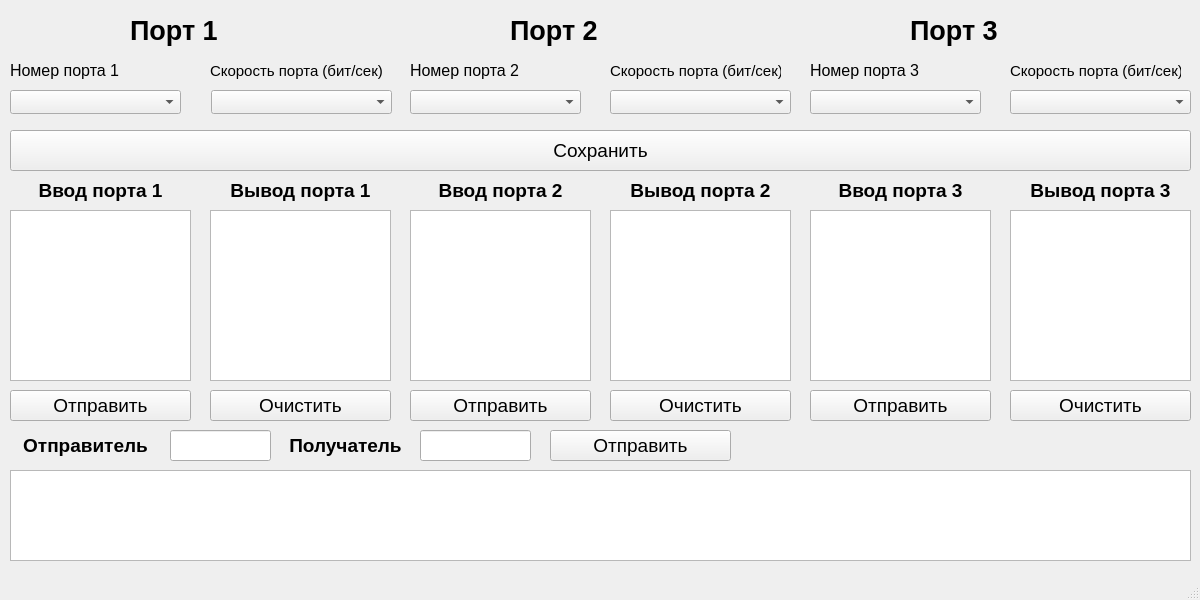
<?xml version="1.0" encoding="UTF-8"?>
<ui version="4.0">
 <class>MainWindow</class>
 <widget class="QMainWindow" name="MainWindow">
  <property name="geometry">
   <rect>
    <x>0</x>
    <y>0</y>
    <width>1200</width>
    <height>600</height>
   </rect>
  </property>
  <property name="minimumSize">
   <size>
    <width>1200</width>
    <height>600</height>
   </size>
  </property>
  <property name="maximumSize">
   <size>
    <width>1200</width>
    <height>600</height>
   </size>
  </property>
  <property name="windowTitle">
   <string>MainWindow</string>
  </property>
  <widget class="QWidget" name="centralwidget">
   <widget class="QLabel" name="labelInput">
    <property name="geometry">
     <rect>
      <x>130</x>
      <y>10</y>
      <width>161</width>
      <height>41</height>
     </rect>
    </property>
    <property name="font">
     <font>
      <family>Arial</family>
      <pointsize>20</pointsize>
      <bold>true</bold>
     </font>
    </property>
    <property name="text">
     <string>Порт 1</string>
    </property>
   </widget>
   <widget class="QLabel" name="labelOutput">
    <property name="geometry">
     <rect>
      <x>510</x>
      <y>10</y>
      <width>181</width>
      <height>41</height>
     </rect>
    </property>
    <property name="font">
     <font>
      <family>Arial</family>
      <pointsize>20</pointsize>
      <bold>true</bold>
     </font>
    </property>
    <property name="text">
     <string>Порт 2</string>
    </property>
   </widget>
   <widget class="QPlainTextEdit" name="plainTextEditInput_1">
    <property name="geometry">
     <rect>
      <x>10</x>
      <y>210</y>
      <width>181</width>
      <height>171</height>
     </rect>
    </property>
   </widget>
   <widget class="QPlainTextEdit" name="plainTextEditOutput_2">
    <property name="geometry">
     <rect>
      <x>610</x>
      <y>210</y>
      <width>181</width>
      <height>171</height>
     </rect>
    </property>
   </widget>
   <widget class="QPushButton" name="pushButtonSend_1">
    <property name="geometry">
     <rect>
      <x>10</x>
      <y>390</y>
      <width>181</width>
      <height>31</height>
     </rect>
    </property>
    <property name="font">
     <font>
      <family>Arial</family>
      <pointsize>14</pointsize>
      <bold>false</bold>
     </font>
    </property>
    <property name="text">
     <string>Отправить</string>
    </property>
   </widget>
   <widget class="QPushButton" name="pushButtonClear_2">
    <property name="geometry">
     <rect>
      <x>610</x>
      <y>390</y>
      <width>181</width>
      <height>31</height>
     </rect>
    </property>
    <property name="font">
     <font>
      <family>Arial</family>
      <pointsize>14</pointsize>
     </font>
    </property>
    <property name="text">
     <string>Очистить</string>
    </property>
   </widget>
   <widget class="QComboBox" name="comboBoxPort1Num">
    <property name="geometry">
     <rect>
      <x>10</x>
      <y>90</y>
      <width>171</width>
      <height>24</height>
     </rect>
    </property>
   </widget>
   <widget class="QComboBox" name="comboBoxPort1Rate">
    <property name="geometry">
     <rect>
      <x>211</x>
      <y>90</y>
      <width>181</width>
      <height>24</height>
     </rect>
    </property>
   </widget>
   <widget class="QComboBox" name="comboBoxPort2Num">
    <property name="geometry">
     <rect>
      <x>410</x>
      <y>90</y>
      <width>171</width>
      <height>24</height>
     </rect>
    </property>
   </widget>
   <widget class="QComboBox" name="comboBoxtPort2Rate">
    <property name="geometry">
     <rect>
      <x>610</x>
      <y>90</y>
      <width>181</width>
      <height>24</height>
     </rect>
    </property>
   </widget>
   <widget class="QLabel" name="labelRate">
    <property name="geometry">
     <rect>
      <x>210</x>
      <y>50</y>
      <width>181</width>
      <height>41</height>
     </rect>
    </property>
    <property name="font">
     <font>
      <pointsize>11</pointsize>
     </font>
    </property>
    <property name="text">
     <string>Скорость порта (бит/сек)</string>
    </property>
   </widget>
   <widget class="QLabel" name="labelNumber">
    <property name="geometry">
     <rect>
      <x>10</x>
      <y>50</y>
      <width>121</width>
      <height>41</height>
     </rect>
    </property>
    <property name="font">
     <font>
      <pointsize>12</pointsize>
     </font>
    </property>
    <property name="text">
     <string>Номер порта 1</string>
    </property>
   </widget>
   <widget class="QLabel" name="labelRate_2">
    <property name="geometry">
     <rect>
      <x>610</x>
      <y>50</y>
      <width>171</width>
      <height>41</height>
     </rect>
    </property>
    <property name="font">
     <font>
      <pointsize>11</pointsize>
     </font>
    </property>
    <property name="text">
     <string>Скорость порта (бит/сек)</string>
    </property>
   </widget>
   <widget class="QLabel" name="labelNumber_2">
    <property name="geometry">
     <rect>
      <x>410</x>
      <y>50</y>
      <width>111</width>
      <height>41</height>
     </rect>
    </property>
    <property name="font">
     <font>
      <pointsize>12</pointsize>
     </font>
    </property>
    <property name="text">
     <string>Номер порта 2</string>
    </property>
   </widget>
   <widget class="QPushButton" name="pushButtonSave">
    <property name="geometry">
     <rect>
      <x>10</x>
      <y>130</y>
      <width>1181</width>
      <height>41</height>
     </rect>
    </property>
    <property name="font">
     <font>
      <family>Arial</family>
      <pointsize>14</pointsize>
      <bold>false</bold>
     </font>
    </property>
    <property name="text">
     <string>Сохранить</string>
    </property>
   </widget>
   <widget class="QLabel" name="labelInput_3">
    <property name="geometry">
     <rect>
      <x>10</x>
      <y>170</y>
      <width>181</width>
      <height>41</height>
     </rect>
    </property>
    <property name="font">
     <font>
      <family>Arial</family>
      <pointsize>14</pointsize>
      <bold>true</bold>
     </font>
    </property>
    <property name="text">
     <string>Ввод порта 1</string>
    </property>
    <property name="alignment">
     <set>Qt::AlignCenter</set>
    </property>
   </widget>
   <widget class="QPlainTextEdit" name="plainTextEditDebug">
    <property name="geometry">
     <rect>
      <x>10</x>
      <y>470</y>
      <width>1181</width>
      <height>91</height>
     </rect>
    </property>
   </widget>
   <widget class="QPlainTextEdit" name="plainTextEditOutput_1">
    <property name="geometry">
     <rect>
      <x>210</x>
      <y>210</y>
      <width>181</width>
      <height>171</height>
     </rect>
    </property>
   </widget>
   <widget class="QPlainTextEdit" name="plainTextEditInput_2">
    <property name="geometry">
     <rect>
      <x>410</x>
      <y>210</y>
      <width>181</width>
      <height>171</height>
     </rect>
    </property>
   </widget>
   <widget class="QLabel" name="labelInput_5">
    <property name="geometry">
     <rect>
      <x>210</x>
      <y>170</y>
      <width>181</width>
      <height>41</height>
     </rect>
    </property>
    <property name="font">
     <font>
      <family>Arial</family>
      <pointsize>14</pointsize>
      <bold>true</bold>
     </font>
    </property>
    <property name="text">
     <string>Вывод порта 1</string>
    </property>
    <property name="alignment">
     <set>Qt::AlignCenter</set>
    </property>
   </widget>
   <widget class="QLabel" name="labelInput_4">
    <property name="geometry">
     <rect>
      <x>410</x>
      <y>170</y>
      <width>181</width>
      <height>41</height>
     </rect>
    </property>
    <property name="font">
     <font>
      <family>Arial</family>
      <pointsize>14</pointsize>
      <bold>true</bold>
     </font>
    </property>
    <property name="text">
     <string>Ввод порта 2</string>
    </property>
    <property name="alignment">
     <set>Qt::AlignCenter</set>
    </property>
   </widget>
   <widget class="QLabel" name="labelInput_6">
    <property name="geometry">
     <rect>
      <x>610</x>
      <y>170</y>
      <width>181</width>
      <height>41</height>
     </rect>
    </property>
    <property name="font">
     <font>
      <family>Arial</family>
      <pointsize>14</pointsize>
      <bold>true</bold>
     </font>
    </property>
    <property name="text">
     <string>Вывод порта 2</string>
    </property>
    <property name="alignment">
     <set>Qt::AlignCenter</set>
    </property>
   </widget>
   <widget class="QPushButton" name="pushButtonClear_1">
    <property name="geometry">
     <rect>
      <x>210</x>
      <y>390</y>
      <width>181</width>
      <height>31</height>
     </rect>
    </property>
    <property name="font">
     <font>
      <family>Arial</family>
      <pointsize>14</pointsize>
      <bold>false</bold>
     </font>
    </property>
    <property name="text">
     <string>Очистить</string>
    </property>
   </widget>
   <widget class="QPushButton" name="pushButtonSend_2">
    <property name="geometry">
     <rect>
      <x>410</x>
      <y>390</y>
      <width>181</width>
      <height>31</height>
     </rect>
    </property>
    <property name="font">
     <font>
      <family>Arial</family>
      <pointsize>14</pointsize>
     </font>
    </property>
    <property name="text">
     <string>Отправить</string>
    </property>
   </widget>
   <widget class="QPushButton" name="pushButtonClear_3">
    <property name="geometry">
     <rect>
      <x>1010</x>
      <y>390</y>
      <width>181</width>
      <height>31</height>
     </rect>
    </property>
    <property name="font">
     <font>
      <family>Arial</family>
      <pointsize>14</pointsize>
     </font>
    </property>
    <property name="text">
     <string>Очистить</string>
    </property>
   </widget>
   <widget class="QLabel" name="labelInput_7">
    <property name="geometry">
     <rect>
      <x>1010</x>
      <y>170</y>
      <width>181</width>
      <height>41</height>
     </rect>
    </property>
    <property name="font">
     <font>
      <family>Arial</family>
      <pointsize>14</pointsize>
      <bold>true</bold>
     </font>
    </property>
    <property name="text">
     <string>Вывод порта 3</string>
    </property>
    <property name="alignment">
     <set>Qt::AlignCenter</set>
    </property>
   </widget>
   <widget class="QPlainTextEdit" name="plainTextEditOutput_3">
    <property name="geometry">
     <rect>
      <x>1010</x>
      <y>210</y>
      <width>181</width>
      <height>171</height>
     </rect>
    </property>
   </widget>
   <widget class="QLabel" name="labelInput_8">
    <property name="geometry">
     <rect>
      <x>810</x>
      <y>170</y>
      <width>181</width>
      <height>41</height>
     </rect>
    </property>
    <property name="font">
     <font>
      <family>Arial</family>
      <pointsize>14</pointsize>
      <bold>true</bold>
     </font>
    </property>
    <property name="text">
     <string>Ввод порта 3</string>
    </property>
    <property name="alignment">
     <set>Qt::AlignCenter</set>
    </property>
   </widget>
   <widget class="QPushButton" name="pushButtonSend_3">
    <property name="geometry">
     <rect>
      <x>810</x>
      <y>390</y>
      <width>181</width>
      <height>31</height>
     </rect>
    </property>
    <property name="font">
     <font>
      <family>Arial</family>
      <pointsize>14</pointsize>
     </font>
    </property>
    <property name="text">
     <string>Отправить</string>
    </property>
   </widget>
   <widget class="QPlainTextEdit" name="plainTextEditInput_3">
    <property name="geometry">
     <rect>
      <x>810</x>
      <y>210</y>
      <width>181</width>
      <height>171</height>
     </rect>
    </property>
   </widget>
   <widget class="QComboBox" name="comboBoxtPort3Rate">
    <property name="geometry">
     <rect>
      <x>1010</x>
      <y>90</y>
      <width>181</width>
      <height>24</height>
     </rect>
    </property>
   </widget>
   <widget class="QLabel" name="labelOutput_2">
    <property name="geometry">
     <rect>
      <x>910</x>
      <y>10</y>
      <width>181</width>
      <height>41</height>
     </rect>
    </property>
    <property name="font">
     <font>
      <family>Arial</family>
      <pointsize>20</pointsize>
      <bold>true</bold>
     </font>
    </property>
    <property name="text">
     <string>Порт 3</string>
    </property>
   </widget>
   <widget class="QLabel" name="labelNumber_3">
    <property name="geometry">
     <rect>
      <x>810</x>
      <y>50</y>
      <width>111</width>
      <height>41</height>
     </rect>
    </property>
    <property name="font">
     <font>
      <pointsize>12</pointsize>
     </font>
    </property>
    <property name="text">
     <string>Номер порта 3</string>
    </property>
   </widget>
   <widget class="QLabel" name="labelRate_3">
    <property name="geometry">
     <rect>
      <x>1010</x>
      <y>50</y>
      <width>171</width>
      <height>41</height>
     </rect>
    </property>
    <property name="font">
     <font>
      <pointsize>11</pointsize>
     </font>
    </property>
    <property name="text">
     <string>Скорость порта (бит/сек)</string>
    </property>
   </widget>
   <widget class="QComboBox" name="comboBoxPort3Num">
    <property name="geometry">
     <rect>
      <x>810</x>
      <y>90</y>
      <width>171</width>
      <height>24</height>
     </rect>
    </property>
   </widget>
   <widget class="QPushButton" name="pushButtonSend_4">
    <property name="geometry">
     <rect>
      <x>550</x>
      <y>430</y>
      <width>181</width>
      <height>31</height>
     </rect>
    </property>
    <property name="font">
     <font>
      <family>Arial</family>
      <pointsize>14</pointsize>
      <bold>false</bold>
     </font>
    </property>
    <property name="text">
     <string>Отправить</string>
    </property>
   </widget>
   <widget class="QLineEdit" name="lineEdit">
    <property name="geometry">
     <rect>
      <x>170</x>
      <y>430</y>
      <width>101</width>
      <height>31</height>
     </rect>
    </property>
   </widget>
   <widget class="QLineEdit" name="lineEdit_2">
    <property name="geometry">
     <rect>
      <x>420</x>
      <y>430</y>
      <width>111</width>
      <height>31</height>
     </rect>
    </property>
   </widget>
   <widget class="QLabel" name="labelInput_9">
    <property name="geometry">
     <rect>
      <x>10</x>
      <y>420</y>
      <width>151</width>
      <height>51</height>
     </rect>
    </property>
    <property name="font">
     <font>
      <family>Arial</family>
      <pointsize>14</pointsize>
      <bold>true</bold>
     </font>
    </property>
    <property name="text">
     <string>Отправитель</string>
    </property>
    <property name="alignment">
     <set>Qt::AlignCenter</set>
    </property>
   </widget>
   <widget class="QLabel" name="labelInput_10">
    <property name="geometry">
     <rect>
      <x>270</x>
      <y>420</y>
      <width>151</width>
      <height>51</height>
     </rect>
    </property>
    <property name="font">
     <font>
      <family>Arial</family>
      <pointsize>14</pointsize>
      <bold>true</bold>
     </font>
    </property>
    <property name="text">
     <string>Получатель</string>
    </property>
    <property name="alignment">
     <set>Qt::AlignCenter</set>
    </property>
   </widget>
  </widget>
  <widget class="QMenuBar" name="menubar">
   <property name="geometry">
    <rect>
     <x>0</x>
     <y>0</y>
     <width>1200</width>
     <height>21</height>
    </rect>
   </property>
  </widget>
  <widget class="QStatusBar" name="statusbar"/>
 </widget>
 <resources/>
 <connections/>
</ui>
